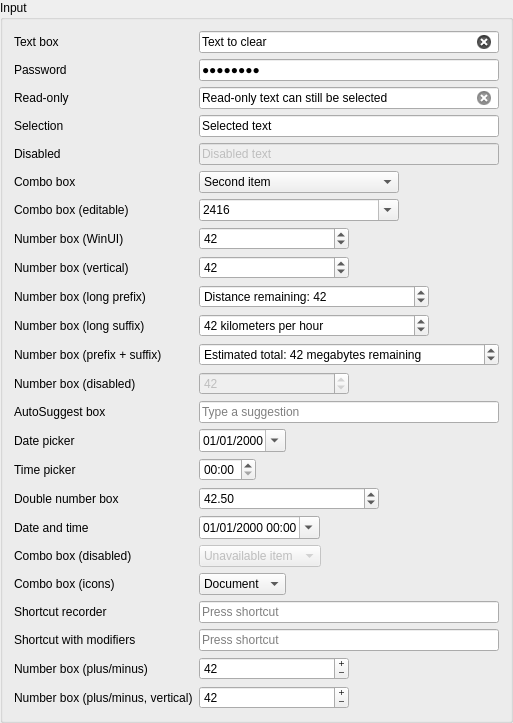
<widget class="QGroupBox" name="inputGroup"><property name="title"><string>Input</string></property><layout class="QFormLayout" name="inputLayout"><property name="fieldGrowthPolicy"><enum>QFormLayout::FieldsStayAtSizeHint</enum></property>
          <item row="0" column="0"><widget class="QLabel" name="textBoxLabel"><property name="text"><string>Text box</string></property></widget></item><item row="0" column="1"><widget class="QLineEdit" name="galleryLineEdit"><property name="minimumSize"><size><width>300</width><height>0</height></size></property><property name="maximumSize"><size><width>300</width><height>16777215</height></size></property><property name="text"><string>Text to clear</string></property><property name="placeholderText"><string>Placeholder text</string></property><property name="clearButtonEnabled"><bool>true</bool></property></widget></item>
          <item row="1" column="0"><widget class="QLabel" name="passwordLabel"><property name="text"><string>Password</string></property></widget></item><item row="1" column="1"><widget class="QLineEdit" name="passwordEdit"><property name="minimumSize"><size><width>300</width><height>0</height></size></property><property name="maximumSize"><size><width>300</width><height>16777215</height></size></property><property name="text"><string>password</string></property><property name="echoMode"><enum>QLineEdit::Password</enum></property></widget></item>
          <item row="2" column="0"><widget class="QLabel" name="readOnlyLabel"><property name="text"><string>Read-only</string></property></widget></item><item row="2" column="1"><widget class="QLineEdit" name="readOnlyEdit"><property name="minimumSize"><size><width>300</width><height>0</height></size></property><property name="maximumSize"><size><width>300</width><height>16777215</height></size></property><property name="text"><string>Read-only text can still be selected</string></property><property name="readOnly"><bool>true</bool></property><property name="clearButtonEnabled"><bool>true</bool></property></widget></item>
          <item row="3" column="0"><widget class="QLabel" name="selectionLabel"><property name="text"><string>Selection</string></property></widget></item><item row="3" column="1"><widget class="QLineEdit" name="selectedEdit"><property name="minimumSize"><size><width>300</width><height>0</height></size></property><property name="maximumSize"><size><width>300</width><height>16777215</height></size></property><property name="text"><string>Selected text</string></property></widget></item>
          <item row="4" column="0"><widget class="QLabel" name="disabledEditLabel"><property name="text"><string>Disabled</string></property></widget></item><item row="4" column="1"><widget class="QLineEdit" name="disabledEdit"><property name="enabled"><bool>false</bool></property><property name="minimumSize"><size><width>300</width><height>0</height></size></property><property name="maximumSize"><size><width>300</width><height>16777215</height></size></property><property name="text"><string>Disabled text</string></property></widget></item>
          <item row="5" column="0"><widget class="QLabel" name="comboLabel"><property name="text"><string>Combo box</string></property></widget></item><item row="5" column="1"><widget class="QComboBox" name="galleryComboBox"><property name="minimumSize"><size><width>200</width><height>0</height></size></property><property name="maximumSize"><size><width>200</width><height>16777215</height></size></property><property name="currentIndex"><number>1</number></property><item><property name="text"><string>First item</string></property></item><item><property name="text"><string>Second item</string></property></item><item><property name="text"><string>Third item</string></property></item></widget></item>
          <item row="6" column="0"><widget class="QLabel" name="editableComboLabel"><property name="text"><string>Combo box (editable)</string></property></widget></item><item row="6" column="1"><widget class="QComboBox" name="editableCombo"><property name="minimumSize"><size><width>200</width><height>0</height></size></property><property name="maximumSize"><size><width>200</width><height>16777215</height></size></property><property name="editable"><bool>true</bool></property><item><property name="text"><string>2416</string></property></item></widget></item>
          <item row="7" column="0"><widget class="QLabel" name="spinLabel"><property name="text"><string>Number box (WinUI)</string></property></widget></item><item row="7" column="1"><widget class="QSpinBox" name="spinBox"><property name="minimumSize"><size><width>150</width><height>0</height></size></property><property name="maximumSize"><size><width>150</width><height>16777215</height></size></property><property name="value"><number>42</number></property></widget></item>
          <item row="8" column="0"><widget class="QLabel" name="verticalSpinLabel"><property name="text"><string>Number box (vertical)</string></property></widget></item><item row="8" column="1"><widget class="QSpinBox" name="verticalSpinBox"><property name="minimumSize"><size><width>150</width><height>0</height></size></property><property name="maximumSize"><size><width>150</width><height>16777215</height></size></property><property name="winuiVerticalSpinButtons" stdset="0"><bool>true</bool></property><property name="value"><number>42</number></property></widget></item>
           <item row="9" column="0"><widget class="QLabel" name="prefixSpinLabel"><property name="text"><string>Number box (long prefix)</string></property></widget></item><item row="9" column="1"><widget class="QSpinBox" name="prefixSpinBox"><property name="minimumSize"><size><width>230</width><height>0</height></size></property><property name="maximumSize"><size><width>230</width><height>16777215</height></size></property><property name="prefix"><string>Distance remaining: </string></property><property name="maximum"><number>9999</number></property><property name="value"><number>42</number></property></widget></item>
          <item row="10" column="0"><widget class="QLabel" name="suffixSpinLabel"><property name="text"><string>Number box (long suffix)</string></property></widget></item><item row="10" column="1"><widget class="QSpinBox" name="suffixSpinBox"><property name="minimumSize"><size><width>230</width><height>0</height></size></property><property name="maximumSize"><size><width>230</width><height>16777215</height></size></property><property name="suffix"><string> kilometers per hour</string></property><property name="maximum"><number>9999</number></property><property name="value"><number>42</number></property></widget></item>
          <item row="11" column="0"><widget class="QLabel" name="prefixSuffixSpinLabel"><property name="text"><string>Number box (prefix + suffix)</string></property></widget></item><item row="11" column="1"><widget class="QSpinBox" name="prefixSuffixSpinBox"><property name="minimumSize"><size><width>300</width><height>0</height></size></property><property name="maximumSize"><size><width>300</width><height>16777215</height></size></property><property name="prefix"><string>Estimated total: </string></property><property name="suffix"><string> megabytes remaining</string></property><property name="maximum"><number>9999</number></property><property name="value"><number>42</number></property></widget></item>
          <item row="12" column="0"><widget class="QLabel" name="disabledSpinLabel"><property name="text"><string>Number box (disabled)</string></property></widget></item><item row="12" column="1"><widget class="QSpinBox" name="galleryDisabledSpinBox"><property name="enabled"><bool>false</bool></property><property name="minimumSize"><size><width>150</width><height>0</height></size></property><property name="maximumSize"><size><width>150</width><height>16777215</height></size></property><property name="value"><number>42</number></property></widget></item>
           <item row="13" column="0"><widget class="QLabel" name="autoSuggestLabel"><property name="text"><string>AutoSuggest box</string></property></widget></item><item row="13" column="1"><widget class="QLineEdit" name="autoSuggestEdit"><property name="minimumSize"><size><width>300</width><height>0</height></size></property><property name="maximumSize"><size><width>300</width><height>16777215</height></size></property><property name="placeholderText"><string>Type a suggestion</string></property><property name="clearButtonEnabled"><bool>true</bool></property></widget></item>
           <item row="14" column="0"><widget class="QLabel" name="datePickerLabel"><property name="text"><string>Date picker</string></property></widget></item><item row="14" column="1"><widget class="QDateEdit" name="galleryDatePicker"><property name="calendarPopup"><bool>true</bool></property><property name="displayFormat"><string>dd/MM/yyyy</string></property></widget></item>
           <item row="15" column="0"><widget class="QLabel" name="timePickerLabel"><property name="text"><string>Time picker</string></property></widget></item><item row="15" column="1"><widget class="QTimeEdit" name="galleryTimePicker"><property name="displayFormat"><string>HH:mm</string></property></widget></item>
           <item row="17" column="0"><widget class="QLabel" name="doubleSpinLabel"><property name="text"><string>Double number box</string></property></widget></item><item row="17" column="1"><widget class="QDoubleSpinBox" name="doubleSpinBox"><property name="minimumSize"><size><width>180</width><height>0</height></size></property><property name="decimals"><number>2</number></property><property name="value"><double>42.50</double></property></widget></item>
           <item row="18" column="0"><widget class="QLabel" name="dateTimeLabel"><property name="text"><string>Date and time</string></property></widget></item><item row="18" column="1"><widget class="QDateTimeEdit" name="dateTimeEdit"><property name="calendarPopup"><bool>true</bool></property><property name="displayFormat"><string>dd/MM/yyyy HH:mm</string></property></widget></item>
           <item row="19" column="0"><widget class="QLabel" name="disabledComboLabel"><property name="text"><string>Combo box (disabled)</string></property></widget></item><item row="19" column="1"><widget class="QComboBox" name="disabledCombo"><property name="enabled"><bool>false</bool></property><item><property name="text"><string>Unavailable item</string></property></item></widget></item>
           <item row="20" column="0"><widget class="QLabel" name="iconComboLabel"><property name="text"><string>Combo box (icons)</string></property></widget></item><item row="20" column="1"><widget class="QComboBox" name="iconCombo"><item><property name="text"><string>Document</string></property></item><item><property name="text"><string>Folder</string></property></item></widget></item>
           <item row="21" column="0"><widget class="QLabel" name="shortcutLabel"><property name="text"><string>Shortcut recorder</string></property></widget></item><item row="21" column="1"><widget class="QKeySequenceEdit" name="shortcutEdit"><property name="minimumSize"><size><width>300</width><height>0</height></size></property><property name="maximumSize"><size><width>300</width><height>16777215</height></size></property><property name="toolTip"><string>Click and press a key combination to record a shortcut.</string></property></widget></item>
           <item row="22" column="0"><widget class="QLabel" name="modifierShortcutLabel"><property name="text"><string>Shortcut with modifiers</string></property></widget></item><item row="22" column="1"><widget class="QKeySequenceEdit" name="modifierShortcutEdit"><property name="minimumSize"><size><width>300</width><height>0</height></size></property><property name="maximumSize"><size><width>300</width><height>16777215</height></size></property><property name="toolTip"><string>Win and Shift use text labels.</string></property></widget></item>
           <item row="23" column="0"><widget class="QLabel" name="plusMinusSpinLabel"><property name="text"><string>Number box (plus/minus)</string></property></widget></item><item row="23" column="1"><widget class="QSpinBox" name="plusMinusSpinBox"><property name="minimumSize"><size><width>150</width><height>0</height></size></property><property name="maximumSize"><size><width>150</width><height>16777215</height></size></property><property name="buttonSymbols"><enum>QAbstractSpinBox::PlusMinus</enum></property><property name="value"><number>42</number></property></widget></item>
           <item row="24" column="0"><widget class="QLabel" name="verticalPlusMinusSpinLabel"><property name="text"><string>Number box (plus/minus, vertical)</string></property></widget></item><item row="24" column="1"><widget class="QSpinBox" name="verticalPlusMinusSpinBox"><property name="minimumSize"><size><width>150</width><height>0</height></size></property><property name="maximumSize"><size><width>150</width><height>16777215</height></size></property><property name="buttonSymbols"><enum>QAbstractSpinBox::PlusMinus</enum></property><property name="winuiVerticalSpinButtons" stdset="0"><bool>true</bool></property><property name="value"><number>42</number></property></widget></item>
         </layout></widget>
